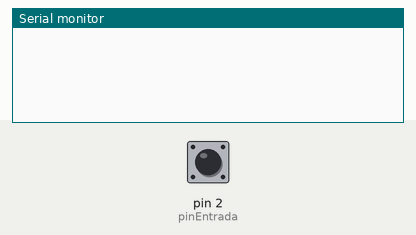
This sketch was run on a simulated Arduino Uno, built with avr-gcc and run on an emulated ATmega328P. Shown: the last lines printed to the serial monitor. The inputs (shaded band) are chosen by the test bench; at power-on: pin 2 (pinEntrada) HIGH.

Above: at 1.2 s.
1.3 s: pin 2 (pinEntrada) pulled LOW for 0.15 s
At 2.7 s:
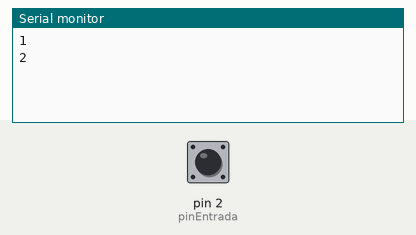
3.2 s: pin 2 (pinEntrada) pulled LOW for 1 s
At 4.7 s:
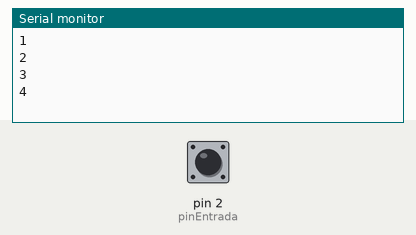
5.7 s: pin 2 (pinEntrada) pulled LOW for 0.15 s
At 7.2 s:
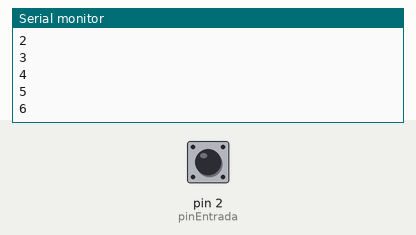
Timing chart, 0 to 8.7 s (numbered marks = the images above; inputs shaded):
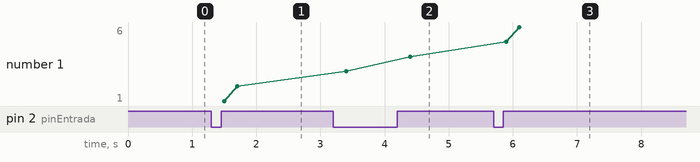

The sketch:

Zumbador_con_Interruptor.ino
```cpp
const int pinEntrada = 2;
int counter = 0;
boolean valor_pulsador=HIGH;


void setup()
{
   pinMode(pinEntrada, INPUT_PULLUP);
   Serial.begin(115200);
}

void loop()
{
   if (digitalRead(pinEntrada) != valor_pulsador)
   {
      delay(200);       // uncoment to avoid debounce problem
      counter ++;
      Serial.println(counter);  //  <2>
      valor_pulsador = !valor_pulsador;
   }
}
```

Measured:
- after the input at 1.3 s, the serial monitor: prints a new line after 0.20 s (image 1)
- after the input at 3.2 s, the serial monitor: prints a new line after 0.20 s (image 2)
- after the input at 5.7 s, the serial monitor: prints a new line after 0.20 s (image 3)
- plotted number 1: 2 → 4 after the input at 3.2 s, 4 → 6 after the input at 5.7 s
